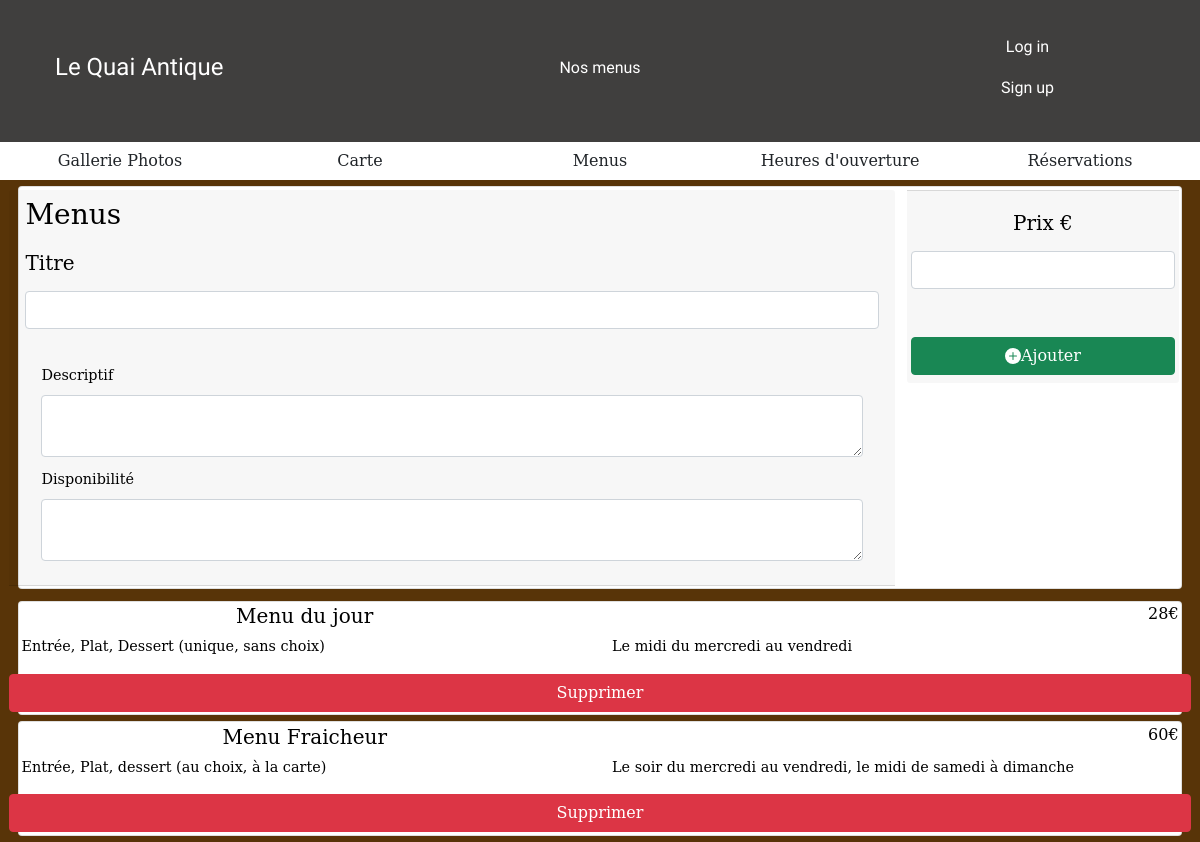
Page /admin/pages/menusParam.php on the committed database.
### tables this page shows
CREATE TABLE `menus` (
  `id` int(11) NOT NULL,
  `title` varchar(50) NOT NULL,
  `description` varchar(250) NOT NULL,
  `availability` varchar(150) NOT NULL,
  `price` char(3) NOT NULL
);

### admin/includes/logicAdmin.php (called while the page is built, shortened)
<?php
require '../../public/src/models/MenuManager.php';
include '../../db/confDB.php';
try{
    $pdo = new PDO("mysql:host=$HOST;dbname=$DB", $USER, $PWD);
    $menuManager = new MenuManager($pdo);
    $menus = $menuManager->getMenus();
} catch (PDOException $e) {
    file_put_contents('dblogs.log', $e->getMessage().PHP_EOL, FILE_APPEND);
    echo "<script>alert('Une erreur s\'est produite. Contactez l\'administrateur')</script>";
}

### public/src/models/MenuManager.php (called while the page is built, shortened)
<?php
class MenuManager
{
    public function __construct(PDO $pdo)
    {
        $this->pdo = $pdo;
    }
    public function getMenus()
    {
        $statement = $this->pdo->prepare('SELECT * FROM menus');
        $statement->setFetchMode(PDO::FETCH_CLASS, 'Menu');
        $statement->execute();
        return $statement->fetchAll();
    }
}

### admin/includes/menusView.php (the view)
<div class="card">
    <div class="row">
        <h5 class="col"><?=$menu->title?></h5>
        <h6 class="col price"><?=$menu->price?>€</h6>
    </div>
    <div class="row">
        <p class="col"><?=$menu->description?></p>
        <p class="col"><?=$menu->availability?></p>
        <a href="?id=<?=$menu->id?>" class="btn btn-danger">Supprimer</a>
    </div>
</div>

### admin/pages/menusParam.php (shortened to what this page needs)
<?php
include '../includes/logicAdmin.php';
?>
<!DOCTYPE html>
<html lang="fr" xmlns="http://www.w3.org/1999/html">
<head>
    <link href="https://cdn.jsdelivr.net/npm/bootstrap@5.0.2/dist/css/bootstrap.min.css" rel="stylesheet"
>
    <link rel="stylesheet" href="../css/style.css">
</head>
<?php
include '../../commonFiles/includes/header.php';
include '../includes/headerParam.php'
?>
<body>
<div class="container-fluid" id="form-menus">
    <div class="row">
        <div class="col">
            <div class="card">
                <form class="row" method="post" action="#">
                    <div class="col-md-9 card-header">
                        <div class="card-title">
                            <h3>Menus</h3>
                            <label class="form-label" for="title"><h5>Titre</h5></label>
                            <input class="form-control" type="text" name="title" id="title">
                        </div>
                        <div class="card-body">
                            <label class="form-label" for="description">Descriptif</label>
                            <textarea class="form-control" type="text" name="description" id="description"></textarea>
                            <label class="form-label" for="availability">Disponibilité</label>
                            <textarea class="form-control" type="text" name="availability" id="availability"></textarea>
                        </div>
                    </div>
                    <div class="col-md-3 justify-content-between">
                        <div class="card-footer">
                            <div class="row">
                                <label class="form-label" for="price"><h5>Prix €</h5></label>
                                <input class="form-control d-inline-block" type="text" name="price" id="price">
                            </div>
                            <div class="row mt-5">
                                <button class="btn btn-success" type="submit" id="addMeal">
                                    <svg xmlns="http://www.w3.org/2000/svg" width="16" height="16" fill="currentColor" class="bi bi-plus-circle-fill" viewBox="0 0 16 16">
                                        <path d="M16 8A8 8 0 1 1 0 8a8 8 0 0 1 16 0zM8.5 4.5a.5.5 0 0 0-1 0v3h-3a.5.5 0 0 0 0 1h3v3a.5.5 0 0 0 1 0v-3h3a.5.5 0 0 0 0-1h-3v-3z"/>
                                    </svg>Ajouter</button>
                            </div>
                        </div>
                    </div>
                </form>
            </div>
        </div>
    </div>
</div>
<div class="container-fluid" id="display-menus">
    <?php
    foreach ($menus as $menu) {
        include '../includes/menusView.php';
    }
    ?>
</div>
</body>

### admin/css/style.css (style rules this page uses)
body { background-color: #583408; color: #ffffff; font-family: "DejaVu Serif", serif; font-size: 1.8vh; }
.price { text-align: end; }
.form-label { text-align: center; align-items: center; padding-top: 1vw; }
.card { color: #000000; margin: 0.5vw; padding: 0.2vw; }
td, th, h5 { text-align: center; }

### rows in the picture
menus: title "Menu du jour", price "28", description "Entrée, Plat, Dessert (unique, sans choix)", availability "Le midi du mercredi au vendredi"
menus: title "Menu Fraicheur", price "60", description "Entrée, Plat, dessert (au choix, à la carte)", availability "Le soir du mercredi au vendredi, le midi de samedi à dimanche"
